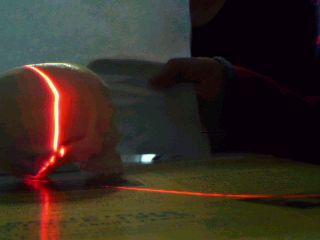
#> input picture skl2.png, 320 x 240 px
$ jupyter execute 'SpotDetection (2).ipynb'
#> lines starting #> are read from the running program, lines starting #| are printed output that depends on the picture; after the words box and inside, x2 and y2 are one past the last pixel; in counts of white or black regions, pixels touching at a corner belong together
[cell 1]
import cv2
import numpy as np
from math import *

[cell 2]
def GB_total(grid_RGB,cX,cY,interval):
    GB = 0
    t = 0
    for row in grid_RGB[cY:cY+1]:
        for column in row[cX-interval:cX+interval]:
            GB += int(column[1])+int(column[2])
    return GB

[cell 3]
def delList(L):
    for i in L:
        if L.count(i) != 1:
            for x in range((L.count(i) - 1)):
                L.remove(i)
    return L

[cell 4]
def triangulation(pList,horizontalP,sensorWidth,alpha,D,f):
    deltaR_list = []
    center = horizontalP/2
    for i in pList:
        deltaD = (center-i[0])/horizontalP*sensorWidth
        theta = atan(deltaD/f)
        H = D/sin(alpha)
        if i[0] < center:
            beta = 180-alpha-theta
            deltaR = H*sin(theta)/sin(beta)
        else:
            beta = alpha-theta
            deltaR = H*sin(theta)/sin(beta)
        deltaR_list.append(deltaR)
    return deltaR_list

[cell 5]
#--------------------------Spot Detection Part----------------------#
img = cv2.imread('skl2.png')
#> img is the input picture: shape (240, 320, 3); mean B, G, R 34.1, 43.5, 54.6
grid_RGB = cv2.cvtColor(img,cv2.COLOR_BGR2RGB)
grid_HSV = cv2.cvtColor(grid_RGB, cv2.COLOR_RGB2HSV)
#> grid_HSV: shape (240, 320, 3); mean H, S, V 67, 148.2, 59.4

lower1 = np.array([0,0,240])
upper1 = np.array([180,150,255])
mask1 = cv2.inRange(grid_HSV, lower1, upper1)
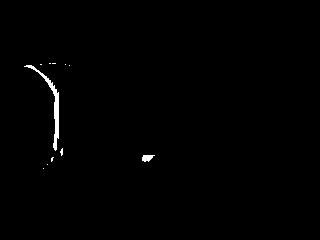
#> mask1: shape (240, 320); 0.63% white; 11 white regions (9 under 20 px), largest, box (x1, y1, x2, y2) and area: (24, 65, 59, 151) 387, (142, 155, 155, 162) 63
res1 = cv2.bitwise_and(grid_RGB, grid_RGB, mask=mask1)

lower2 = np.array([0,0,240])
upper2 = np.array([180,150,255])
mask2 = cv2.inRange(grid_HSV, lower2, upper2)
res2 = cv2.bitwise_and(grid_RGB, grid_RGB, mask=mask2)

mask3 = mask1 + mask2

mask3 = cv2.GaussianBlur(mask3,(5, 5), 0)
ret, binaryMask = cv2.threshold(mask3, 100, 255, cv2.THRESH_BINARY);
#> binaryMask: shape (240, 320); 0.66% white; 4 white regions (2 under 20 px)
contours, hierarchy = cv2.findContours(binaryMask, cv2.RETR_TREE, cv2.CHAIN_APPROX_SIMPLE);
#> contours = 4 contours, 2 with area under 20; largest, box (x1, y1, x2, y2) and area: (25, 65, 59, 151) 322, (142, 155, 154, 162) 52
cv2.imshow("img1", img)
# maxX = 0
# maxY = 0
t = 1
num = 0
interval = 3
max = 200  #filter for max GB total
spotList = []
for i in range(len(contours)):
    M = cv2.moments(contours[i])
    if M["m00"] != 0:
        cX = int(M["m10"] / M["m00"])
        cY = int(M["m01"] / M["m00"])
    else:
        cX,cY = 0,0
    print("center point",t,":",cX,cY)
    t += 1
    print("GB total:",GB_total(grid_RGB,cX,cY,interval))
    if GB_total(grid_RGB,cX,cY,interval)/(interval*2*2) < max:
        for j in contours[i]:
            temp = []
            print("x:",j[0][0],"y:",j[0][1])
            temp.append(j[0][0])
            temp.append(j[0][1])
            spotList.append(temp)
        cv2.drawContours(img, [contours[i]], -1, (0,255,0), thickness = -1)
    print()
#> this loop made 4 passes
#> (cX, cY) on passes 1 to 4: (51, 158), (146, 157), (61, 151), (51, 103)
#> (printed output is left out)
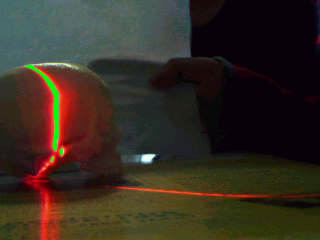
#> img: shape (240, 320, 3); 0.57% of pixels changed, all inside (x1, y1, x2, y2) = (25, 65, 63, 161)
#> after the loop, spotList = 68 pairs, first value 25 to 62, second value 65 to 160; t = 5
#print("Max:",maxX,maxY)


cv2.imshow("mask3", mask3)


cv2.imshow("img2", img)

cv2.waitKey(0)
cv2.destroyAllWindows()


#-----------------------Triangulation Part--------------------#
deltaR_list = triangulation(spotList,img.shape[1],1,30,30,5)
#> the loop in triangulation, `for i in pList:` made 68 passes
#> (i, deltaD, theta, deltaR) on passes 1 to 12: ([52, 157], 0.338, 0.0674, 2.69), ([51, 158], 0.341, 0.068, 2.71), ([51, 160], 0.341, 0.068, 2.71), ([52, 160], 0.338, 0.0674, 2.69), ([61, 149], 0.309, 0.0618, 2.48), ([60, 150], 0.312, 0.0624, 2.5), ([60, 153], 0.312, 0.0624, 2.5), ([61, 154], 0.309, 0.0618, 2.48), ([62, 154], 0.306, 0.0612, 2.45), ([62, 149], 0.306, 0.0612, 2.45), ([26, 65], 0.419, 0.0836, 3.29), ([25, 66], 0.422, 0.0842, 3.31)
#> (deltaD, theta, deltaR) on passes 61 to 66: (0.344, 0.0686, 2.74), (0.359, 0.0718, 2.85), (0.362, 0.0724, 2.88), (0.372, 0.0742, 2.94), (0.375, 0.0749, 2.97), (0.384, 0.0767, 3.04)
#> after the loop in triangulation, `for i in pList:`: deltaR_list = 68 values, max 3.31 at index 11, min 2.45 at index 8, mean 2.79
print(len(deltaR_list))
#| 68
